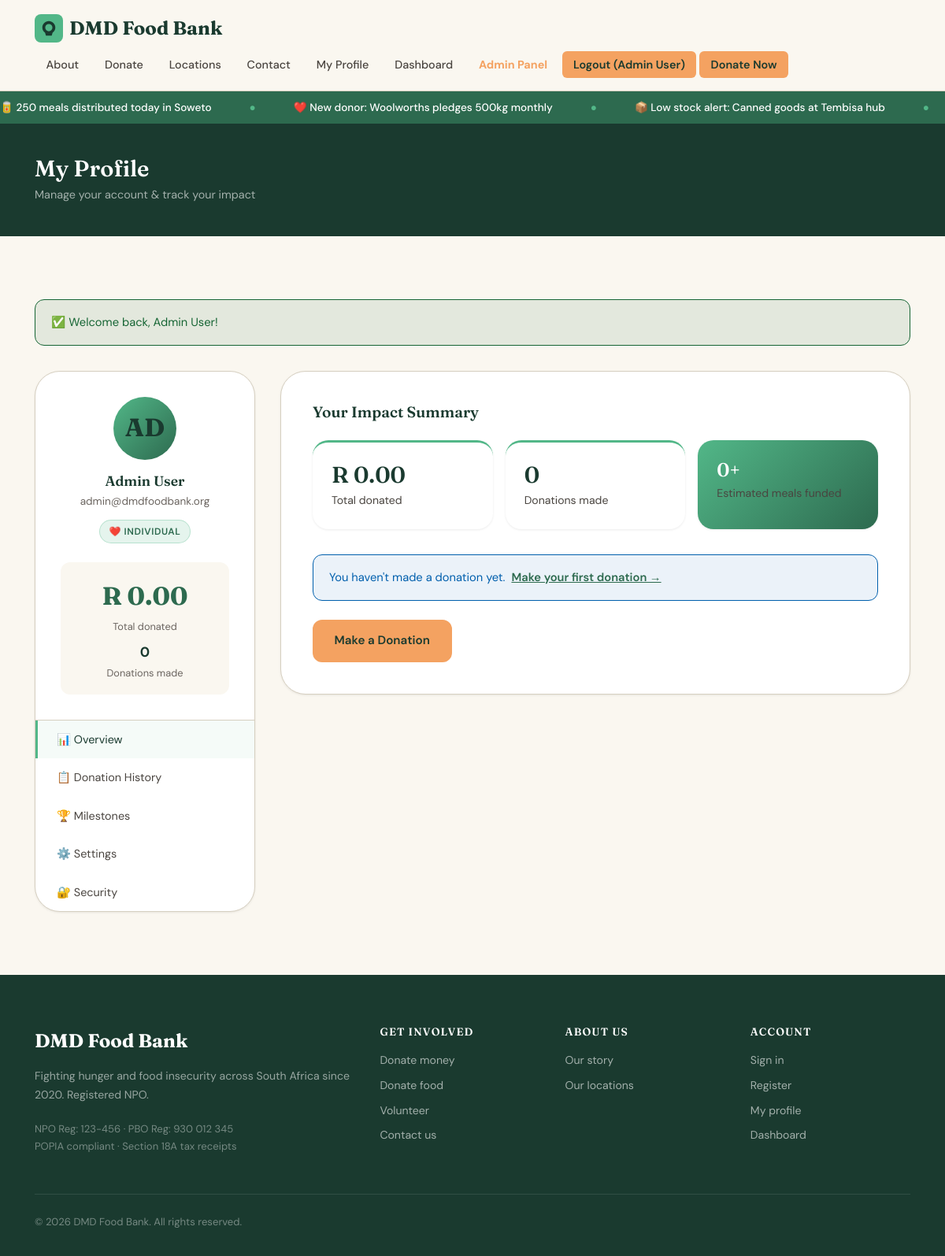
The app's page /profile.php (signed in) with its own data.
### tables this page shows
CREATE TABLE IF NOT EXISTS users (
    id INT AUTO_INCREMENT PRIMARY KEY,
    full_name VARCHAR(150) NOT NULL,
    email VARCHAR(150) NOT NULL UNIQUE,
    password VARCHAR(255) NOT NULL,
    role ENUM('donor','beneficiary','volunteer','admin') DEFAULT 'donor',
    donor_type VARCHAR(100) DEFAULT 'Individual',
    phone VARCHAR(30),
    total_donated DECIMAL(12,2) DEFAULT 0.00,
    donation_count INT DEFAULT 0,
    created_at DATETIME DEFAULT CURRENT_TIMESTAMP,
    last_login DATETIME,
    is_active TINYINT(1) DEFAULT 1
);

### includes/config.php (called while the page is built, shortened)
<?php
function db(): PDO {
    static $pdo = null;
    if ($pdo === null) {
        try {
            $pdo = new PDO(
                'mysql:host='.DB_HOST.';dbname='.DB_NAME.';charset=utf8mb4',
                DB_USER, DB_PASS,
                [PDO::ATTR_ERRMODE => PDO::ERRMODE_EXCEPTION,
                 PDO::ATTR_DEFAULT_FETCH_MODE => PDO::FETCH_ASSOC]
            );
        } catch (PDOException $e) {
            die('<div style="font-family:sans-serif;padding:2rem;background:#fee;border:1px solid #c00;border-radius:8px;max-width:600px;margin:2rem auto">
                <h2 style="color:#c00">Database Connection Error</h2>
                <p>Could not connect to the database. Please check your settings in <code>includes/config.php</code>.</p>
                <p><strong>Error:</strong> '.htmlspecialchars($e->getMessage()).'</p>
                <p>Make sure you have run <code>database.sql</code> to set up the database.</p>
            </div>');
        }
    }
    return $pdo;
}
function is_logged_in(): bool {
    return isset($_SESSION['user_id']);
}
function current_user(): ?array {
    static $user = null;
    if ($user === null) {
        $stmt = db()->prepare('SELECT * FROM users WHERE id = ?');
        $stmt->execute([$_SESSION['user_id']]);
        $user = $stmt->fetch() ?: null;
    }
    return $user;
}
function h(string $s): string {
    return htmlspecialchars($s, ENT_QUOTES, 'UTF-8');
}
function flash(string $key, string $msg = null): ?string {
    $val = $_SESSION['flash'][$key] ?? null;
    return $val;
}
function format_zar(float $amount): string {
    return 'R ' . number_format($amount, 2);
}

### profile.php (the view, shortened to what this page needs)
<?php
require_once 'includes/config.php';
require_once 'includes/helpers.php';
$user = current_user();
$flash_success = flash('success');
?>
<!DOCTYPE html>
<html lang="en">
<head>
<link rel="stylesheet" href="assets/style.css">
</head>
<body>
<?php require 'includes/nav.php'; ?>
<main id="main-content">
<div style="background:var(--clr-earth);padding:2.5rem 0;">
  <div class="container">
    <h1 style="color:#fff;font-size:1.8rem;margin-bottom:0.25rem;">My Profile</h1>
    <p style="color:rgba(255,255,255,0.6);font-size:0.9rem;">Manage your account &amp; track your impact</p>
  </div>
</div>
<section class="section">
  <div class="container">
    <?php if ($flash_success): ?>
      <div class="alert alert--success" style="margin-bottom:2rem;">✅ <?= h($flash_success) ?></div>
    <?php endif; ?>
    <div class="profile-layout">
      <div class="profile-sidebar">
        <div class="profile-card">
          <div class="profile-avatar"><?= mb_strtoupper(mb_substr($user['full_name'], 0, 2)) ?></div>
          <h2 style="font-size:1.1rem;margin-bottom:0.25rem;"><?= h($user['full_name']) ?></h2>
          <p style="color:var(--clr-hint);font-size:0.85rem;margin-bottom:0.75rem;"><?= h($user['email']) ?></p>
          <div class="profile-badge">❤️ <?= h($user['donor_type'] ?? 'Donor') ?></div>
          <div style="margin-top:1.5rem;background:var(--clr-cream);border-radius:var(--radius-md);padding:1rem;">
            <div style="font-family:var(--font-display);font-size:2rem;font-weight:700;color:var(--clr-earth2);"><?= format_zar($user['total_donated']) ?></div>
            <div style="font-size:0.8rem;color:var(--clr-hint);">Total donated</div>
            <div style="margin-top:0.5rem;font-size:1.1rem;font-weight:700;color:var(--clr-earth);"><?= $user['donation_count'] ?></div>
            <div style="font-size:0.8rem;color:var(--clr-hint);">Donation<?= $user['donation_count'] != 1 ? 's' : '' ?> made</div>
          </div>
        </div>
        <nav class="profile-nav" aria-label="Profile sections">
          <a href="#" class="active" onclick="showTab('overview',this)">📊 Overview</a>
          <a href="#" onclick="showTab('history',this)">📋 Donation History</a>
          <a href="#" onclick="showTab('milestones',this)">🏆 Milestones</a>
          <a href="#" onclick="showTab('settings',this)">⚙️ Settings</a>
          <a href="#" onclick="showTab('security',this)">🔐 Security</a>
        </nav>
      </div>
      <div>
        <div id="tab-overview" class="tab-content active">
          <div class="form-card" style="margin-bottom:2rem;">
            <h2 style="font-size:1.2rem;margin-bottom:1.5rem;">Your Impact Summary</h2>
            <div style="display:grid;grid-template-columns:repeat(3,1fr);gap:1rem;margin-bottom:2rem;">
              <div class="stat-card">
                <h3><?= format_zar($user['total_donated']) ?></h3>
                <p>Total donated</p>
              </div>
              <div class="stat-card">
                <h3><?= $user['donation_count'] ?></h3>
                <p>Donations made</p>
              </div>
              <div class="stat-card stat-card--accent">
                <h4><?= $user['donation_count'] > 0 ? number_format(($user['total_donated'] / 10)) : 0 ?>+</h4>
                <p>Estimated meals funded</p>
              </div>
            </div>
            <?php if ($user['donation_count'] === 0): ?>
              <div class="alert alert--info">You haven't made a donation yet. <a href="donate.php" style="font-weight:600;">Make your first donation →</a></div>
            <?php else: ?>
              <p style="color:var(--clr-muted);font-size:0.9rem;">Thank you for your generosity! Your donations have helped feed hundreds of families.</p>
            <?php endif; ?>
            <div style="margin-top:1.5rem;">
              <a href="donate.php" class="btn btn--primary" style="margin-right:0.75rem;">Make a Donation</a>
            </div>
          </div>
        </div>
      </div>
    </div>
  </div>
</section>
</main>
</body>
</html>

### includes/nav.php (shortened to what this page needs)
<?php
$user = current_user();
?>
<nav class="nav" aria-label="Main navigation">
  <div class="nav__inner">
    <a href="index.php" class="nav__logo" aria-label="DMD Food Bank Home">
      <div class="nav__logo-icon" aria-hidden="true">
        <svg viewBox="0 0 24 24"><path d="M12 2C7 2 3 6 3 11c0 3 1.5 5.5 3.8 7.1L8 22h8l1.2-3.9C19.5 16.5 21 14 21 11c0-5-4-9-9-9zm0 14c-2.8 0-5-2.2-5-5s2.2-5 5-5 5 2.2 5 5-2.2 5-5 5z"/></svg>
      </div>
      DMD Food Bank
    </a>
    <ul class="nav__links" id="nav-links" role="list">
      <li><a href="about.php">About</a></li>
      <li><a href="donate.php">Donate</a></li>
      <li><a href="locations.php">Locations</a></li>
      <li><a href="contact.php">Contact</a></li>
      <?php if ($user): ?>
        <li><a href="profile.php">My Profile</a></li>
        <li><a href="dashboard.php">Dashboard</a></li>
        <?php if ($user['role'] === 'admin'): ?>
          <li><a href="admin/index.php" style="color:var(--clr-warm);font-weight:700;">Admin Panel</a></li>
        <?php endif; ?>
        <li>
          <form method="POST" action="logout.php" style="display:inline">
            <button type="submit" class="nav__cta" style="border:none;cursor:pointer;font-family:inherit">Logout (<?= h($user['full_name']) ?>)</button>
          </form>
        </li>
      <?php else: ?>
        <li><a href="login.php" class="nav__cta">Sign In</a></li>
        <li><a href="register.php">Register</a></li>
      <?php endif; ?>
      <li><a href="donate.php" class="nav__cta" style="background:var(--clr-warm)!important">Donate Now</a></li>
    </ul>
  </div>
</nav>
<div class="ticker" role="marquee" aria-label="Live activity feed">
  <div class="ticker__inner" aria-hidden="true">
    <span>&#x1F96B; 250 meals distributed today in Soweto</span>
    <span class="ticker__sep">&#x25CF;</span>
    <span>&#x2764;&#xFE0F; New donor: Woolworths pledges 500kg monthly</span>
    <span class="ticker__sep">&#x25CF;</span>
    <span>&#x1F4E6; Low stock alert: Canned goods at Tembisa hub</span>
    <span class="ticker__sep">&#x25CF;</span>
  </div>
</div>

### assets/style.css (style rules this page uses)
:root { --clr-earth:#1A3A2F;--clr-earth2:#2D6A4F;--clr-earth3:#52B788; --clr-warm:#F4A261;--clr-warm2:#E76F51; --clr-cream:#FAF7F0;--clr-surface:#FFFFFF;--clr-surface2:#F0EDE4; --clr-border:#D6CFC0;--clr-text:#1A1A1A;--clr-muted:#4A4540; --clr-hint:#6B6560;--clr-error:#B91C1C;--clr-success:#166534; --clr-focus:#005FAD; --radius-sm:6px;--radius-md:12px;--radius-lg:20px;--radius-xl:32px; --shadow-sm:0 1px 3px rgba(0,0,0,0.08);--shadow-md:0 4px 16px rgba(0,0,0,0.10); --shadow-lg:0 8px 32px rgba(0,0,0,0.12); --font-display:'Fraunces',Georgia,serif; --font-body:'DM Sans',system-ui,sans-serif; --transition:0.22s cubic-bezier(0.4,0,0.2,1); }
*,*::before,*::after { box-sizing:border-box;margin:0;padding:0 }
html { scroll-behavior:smooth;font-size:16px }
body { font-family:var(--font-body);background:var(--clr-cream);color:var(--clr-text);line-height:1.7;overflow-x:hidden }
a { color:var(--clr-earth2) }
h1,h2,h3,h4 { font-family:var(--font-display);font-weight:600;line-height:1.2;color:var(--clr-earth) }
ul { list-style:none }
.container { max-width:1160px;margin:0 auto;padding:0 1.5rem }
.section { padding:5rem 0 }
.nav { position:sticky;top:0;z-index:100;background:rgba(250,247,240,0.97);backdrop-filter:blur(8px);border-bottom:1px solid var(--clr-border) }
.nav__inner { display:flex;align-items:center;justify-content:space-between;padding:1rem 1.5rem;max-width:1160px;margin:0 auto;flex-wrap:wrap;gap:0.5rem }
.nav__logo { font-family:var(--font-display);font-weight:700;font-size:1.5rem;color:var(--clr-earth);text-decoration:none;display:flex;align-items:center;gap:0.5rem }
.nav__logo-icon { width:36px;height:36px;background:var(--clr-earth3);border-radius:8px;display:flex;align-items:center;justify-content:center }
.nav__logo-icon svg { width:22px;height:22px;fill:var(--clr-earth) }
.nav__links { display:flex;align-items:center;gap:0.25rem;flex-wrap:wrap }
.nav__links a,.nav__links button { padding:0.5rem 0.9rem;border-radius:var(--radius-sm);text-decoration:none;font-size:0.9rem;font-weight:500;color:var(--clr-muted);transition:background var(--transition),color var(--transition);background:none;border:none }
.nav__cta { background:var(--clr-warm)!important;color:var(--clr-earth)!important;border-radius:var(--radius-sm)!important;font-weight:600!important }
.ticker { background:var(--clr-earth2);color:#fff;padding:0.55rem 0;overflow:hidden;font-size:0.85rem;font-weight:500 }
.ticker__inner { display:flex;gap:3rem;animation:ticker 28s linear infinite;white-space:nowrap }
.ticker__sep { color:var(--clr-earth3) }
.btn { display:inline-flex;align-items:center;gap:0.4rem;padding:0.75rem 1.6rem;border-radius:var(--radius-md);font-family:var(--font-body);font-size:0.95rem;font-weight:600;text-decoration:none;cursor:pointer;transition:all var(--transition);border:2px solid transparent;white-space:nowrap;min-height:44px }
.btn--primary { background:var(--clr-warm);color:var(--clr-earth);border-color:var(--clr-warm) }
.form-card { background:var(--clr-surface);border-radius:var(--radius-xl);padding:2.5rem;border:1px solid var(--clr-border);box-shadow:var(--shadow-sm) }
.alert { padding:1rem 1.25rem;border-radius:var(--radius-md);margin-bottom:1.5rem;font-size:0.92rem;display:flex;align-items:flex-start;gap:0.5rem }
.alert--success { background:rgba(22,101,52,0.1);border:1px solid var(--clr-success);color:var(--clr-success) }
.alert--info { background:rgba(0,95,173,0.08);border:1px solid var(--clr-focus);color:var(--clr-focus) }
.stat-card { background:var(--clr-surface);border-radius:var(--radius-lg);padding:1.5rem;box-shadow:var(--shadow-sm);border-top:3px solid var(--clr-earth3) }
.stat-card--accent { background:linear-gradient(135deg,var(--clr-earth3) 0%,var(--clr-earth2) 100%);color:#fff;border-top:none }
.stat-card--accent h4,.stat-card--accent p { color:#fff }
.stat-card h3 { font-size:1.8rem;margin-bottom:0.25rem }
.stat-card h4 { font-size:1.5rem;margin-bottom:0.25rem }
.stat-card p { color:var(--clr-muted);font-size:0.88rem }

### records on screen
users: full_name "Admin User", full_name "AD", email "admin@dmdfoodbank.org", donor_type "INDIVIDUAL", total_donated "R 0.00", donation_count "0"

### other values on screen
$flash_success "Welcome back, Admin User!"
